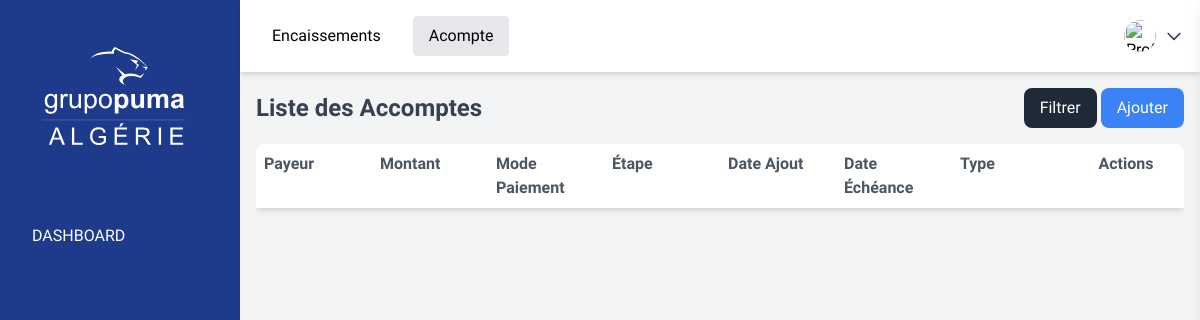
Before: /encaissement/accompte with the older database file.
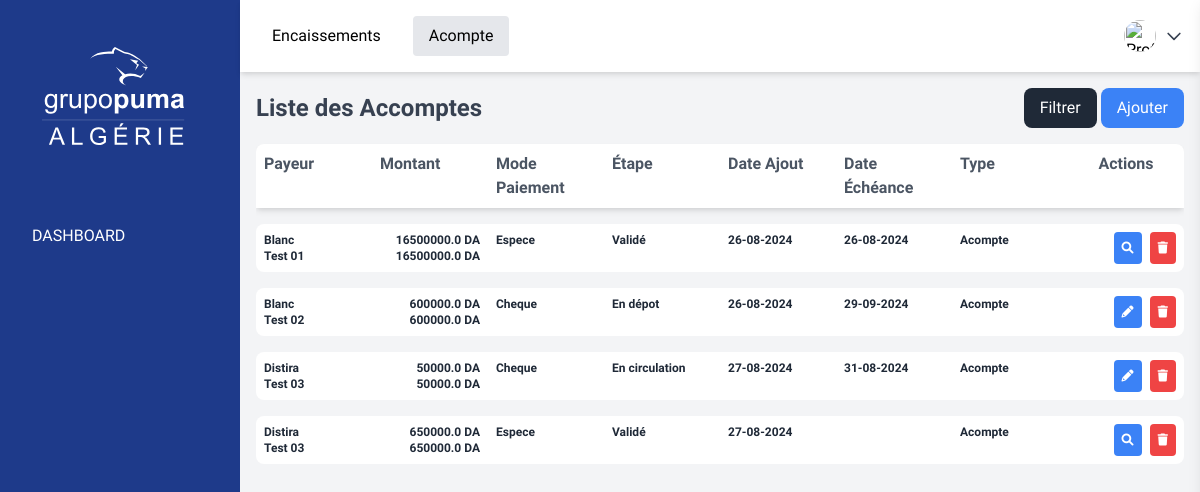
After: the same page with the newer database file.
### Encaissement/models.py (models this page shows)
class Account(models.Model):
    id = models.AutoField(primary_key=True)
    code = models.CharField(max_length=100, null=True, blank=True)
    payeur = models.ForeignKey(Payeur, models.CASCADE)
    montant_init = models.FloatField(default=0)
    montant = models.FloatField(default=0)
    type = models.CharField(max_length=20, choices=typeencaissement, default="Cheque")
    banque = models.ForeignKey(Banque, null=True, blank=True, on_delete=models.CASCADE)
    numero = models.CharField(max_length=50, null=True, blank=True)
    date_validation = models.DateField(null=True, blank=True)
    date_ajout = models.DateTimeField(auto_now_add=True)
    validation = models.BooleanField(default=False)
    encaissement = models.ForeignKey(Encaissement, models.CASCADE, null=True, blank=True)
    validation_depot = models.BooleanField(default=False)
    date_depot = models.DateField(null=True, blank=True)
    date_cheque = models.DateField(null=True, blank=True)
    substitution = models.BooleanField(default=False)
    payeursubstite = models.ForeignKey(Payeur, models.CASCADE, null=True, blank=True, related_name="payeursubstite")

### Distributeur/models.py (models this page shows, shortened)
class Payeur(models.Model):
    id = models.AutoField(primary_key=True)
    distributeur = models.ForeignKey(Distributeur, on_delete=models.CASCADE)
    code = models.CharField(max_length=100, default='0000000')
    designation = models.CharField(max_length=100)
    ville = models.ForeignKey(Ville, on_delete=models.CASCADE, null=True, blank=True)
    telephone = models.CharField(max_length=200, null=True, blank=True)
    adresse = models.CharField(max_length=200, null=True, blank=True)
    active = models.BooleanField(default=True)
    nif = models.CharField(max_length=20, null=True, blank=True)
    nis = models.CharField(max_length=20, null=True, blank=True)
    art = models.CharField(max_length=20, null=True, blank=True)
    rc = models.CharField(max_length=20, null=True, blank=True)
    date_ajout = models.DateTimeField(auto_now=True)
    draft = models.BooleanField(default=False)

class Distributeur(models.Model):
    id = models.AutoField(primary_key=True)
    user = models.ForeignKey(CustomUser, on_delete=models.CASCADE)
    code = models.CharField(max_length=100, default='0000000', blank=True, null=True)
    designation = models.CharField(max_length=100, blank=True, null=True)
    ville = models.ForeignKey(Ville, on_delete=models.CASCADE, blank=True, null=True)
    adresse = models.CharField(max_length=255, blank=True, null=True)
    nif = models.CharField(max_length=20, blank=True, null=True)
    nis = models.CharField(max_length=20, blank=True, null=True)
    art = models.CharField(max_length=20, blank=True, null=True)
    rc = models.CharField(max_length=20, blank=True, null=True)
    plafonnement = models.FloatField(default=1000000, blank=True, null=True)
    bloquer = models.BooleanField(default=False)
    echeance_jour = models.IntegerField(default=0, blank=True, null=True)
    ristourn_a = models.FloatField(default=0)
    ristourn_na = models.FloatField(default=0)
    objectif_a = models.FloatField(default=0)
    objectif_m = models.FloatField(default=0)

### Encaissement/views.py (the view)
# urls.py: path('accompte', AccompteView, name='accompte'),
def AccompteView(request):
    listedist = Distributeur.objects.filter(bloquer=True).order_by('id')
    listebanque = Banque.objects.all().order_by('designation')
    listepayeur = Payeur.objects.filter(distributeur=listedist.first())
    listeaccompte = Account.objects.filter(montant__gt=0)
    return render(request, "Accompte.html", {
        "listedist": listedist,
        "listebanque": listebanque,
        "listepayeur": listepayeur,
        "listeaccompte": listeaccompte
    })

### templates/Accompte.html (shortened to what the changed rows need)
{% extends "base.html" %}
{% load static %}
{% block content %}
    <div class="w-full h-full flex flex-col py-2 overflow-y-auto text-bold">
        <div class="flex justify-between items-center mb-4" style="margin-top: -8px">
            <h2 class="text-2xl font-bold text-gray-700">Liste des Accomptes</h2>
        </div>
        <div class="flex-grow space-y-4 overflow-y-auto text-xs">
            {% for elem in listeaccompte %}
                <div class="grid grid-cols-8 bg-white p-2 rounded-lg gap-4 text-gray-800 font-bold">
                    <div class="">
                        <p>{{ elem.payeur.distributeur.designation }}</p>
                        <p>{{ elem.payeur.designation }}</p>
                    </div>
                    <div class="text-right">
                        <p>{{ elem.montant_init }} DA</p>
                        <p>{{ elem.montant }} DA</p>
                    </div>
                    <div class="">{{ elem.type }}</div>
                    <div class="">
                        {% if not elem.validation_depot %} En circulation {% elif not elem.validation %} En
                            dépot {% else %}
                            Validé {% endif %}
                    </div>
                    <div class="">{{ elem.date_ajout|date:'d-m-Y' }}</div>
                    <div class="">
                        {% if not validation_depot %}
                            {{ elem.date_cheque|date:'d-m-Y' }}
                        {% elif not validation %}
                            {{ elem.date_depot|date:'d-m-Y' }}
                        {% else %}
                            /
                        {% endif %}
                    </div>
                    <div class="">
                        {% if elem.encaissement %}}
                            Encaissement
                        {% else %}
                            Acompte
                        {% endif %}
                    </div>
                    <div class="flex justify-end gap-2">
                        {% if elem.validation %}
                            <button id="editButton" data-identifiant="{{ elem.id }}"
                                    class="editButton bg-blue-500 text-white p-2 rounded"><i class="fas fa-search"></i>
                            </button>
                        {% else %}
                            <button id="editButton" data-identifiant="{{ elem.id }}"
                                    class="editButton bg-blue-500 text-white p-2 rounded"><i
                                    class="fas fa-pencil-alt"></i></button>
                        {% endif %}
                        <button class="bg-red-500 text-white p-2 rounded delete-btn" data-identifiant="{{ elem.id }}"><i
                                class="fas fa-trash"></i></button>
                    </div>
                </div>
            {% endfor %}
        </div>
    </div>
{% endblock %}

Changed rows visible on the page:
added Account: payeur.distributeur.designation "Blanc", payeur.designation "Test 01", montant_init "16500000.0", montant "16500000.0", type "Espece", validation_depot "Validé", date_ajout "26-08-2024", date_cheque "26-08-2024", shows "Acompte"
added Account: payeur.distributeur.designation "Blanc", payeur.designation "Test 02", montant_init "600000.0", montant "600000.0", type "Cheque", validation_depot "En dépot", date_ajout "26-08-2024", date_cheque "29-09-2024", shows "Acompte"
added Account: payeur.distributeur.designation "Distira", payeur.designation "Test 03", montant_init "50000.0", montant "50000.0", type "Cheque", validation_depot "En circulation", date_ajout "27-08-2024", date_cheque "31-08-2024", shows "Acompte"
added Account: payeur.distributeur.designation "Distira", payeur.designation "Test 03", montant_init "650000.0", montant "650000.0", type "Espece", validation_depot "Validé", date_ajout "27-08-2024", shows "Acompte"
